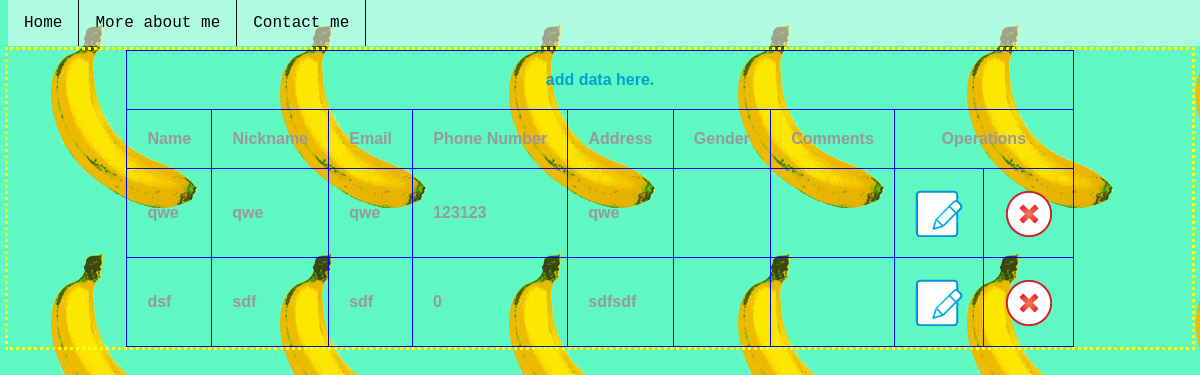
The app's page /Register.php, older data.
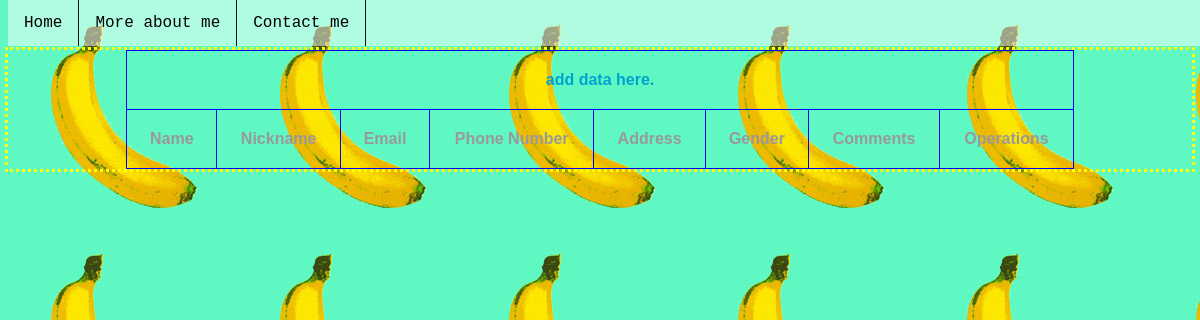
The same page, newer data.
### tables this page shows
CREATE TABLE `users` (
  `user_id` int(10) NOT NULL,
  `Name` varchar(25) NOT NULL,
  `Nickname` varchar(25) NOT NULL,
  `Email` varchar(25) NOT NULL,
  `Phone_number` varchar(25) NOT NULL,
  `Home_address` varchar(25) NOT NULL,
  `Gender` varchar(25) NOT NULL,
  `Comments` varchar(50) NOT NULL
);

### Register.php (the view, shortened to what this page needs)
<?php
include_once 'dbconfig.php';
?>
<!DOCTYPE html PUBLIC "-//W3C//DTD XHTML 1.0 Transitional//EN" "http://www.w3.org/TR/xhtml1/DTD/xhtml1-transitional.dtd">
<html xmlns="http://www.w3.org/1999/xhtml">
<head>
<link rel="stylesheet" href="style.css" type="text/css" />
</head>
<body>
<?php include 'links.php'; ?>
<center>
<div id="body">
 <div id="content">
    <table align="center">
    <tr>
    <th colspan="9"><a href="add_data.php">add data here.</a></th>
    </tr>
    <th>Name</th>
    <th>Nickname</th>
    <th>Email</th>
	<th>Phone Number</th>
	<th>Address</th>
	<th>Gender</th>
	<th>Comments</th>
    <th colspan="2">Operations</th>
    <?php
 $sql_query="SELECT * FROM users";
 $result_set=mysqli_query($con,$sql_query);
 while($row=mysqli_fetch_row($result_set))
 {
  ?>
        <tr>
        <td><?php echo $row[1]; ?></td>
        <td><?php echo $row[2]; ?></td>
        <td><?php echo $row[3]; ?></td>
		<td><?php echo $row[4]; ?></td>
		<td><?php echo $row[5]; ?></td>
		<td><?php echo $row[6]; ?></td>
		<td><?php echo $row[7]; ?></td>
  <td align="center"><a href="javascript:edt_id('<?php echo $row[0]; ?>')"><img src="edit.png" align="EDIT" /></a></td>
        <td align="center"><a href="javascript:delete_id('<?php echo $row[0]; ?>')"><img src="delete.png" align="DELETE" /></a></td>
        </tr>
        <?php
 }
 ?>
    </table>
    </div>
</div>
</center>
</body>
</html>

Row changes from the older to the newer data that the page shows:
removed users: Name "qwe", Nickname "qwe", Email "qwe", Phone_number "123123", Home_address "qwe"
removed users: Name "dsf", Nickname "sdf", Email "sdf", Phone_number "0", Home_address "sdfsdf"
